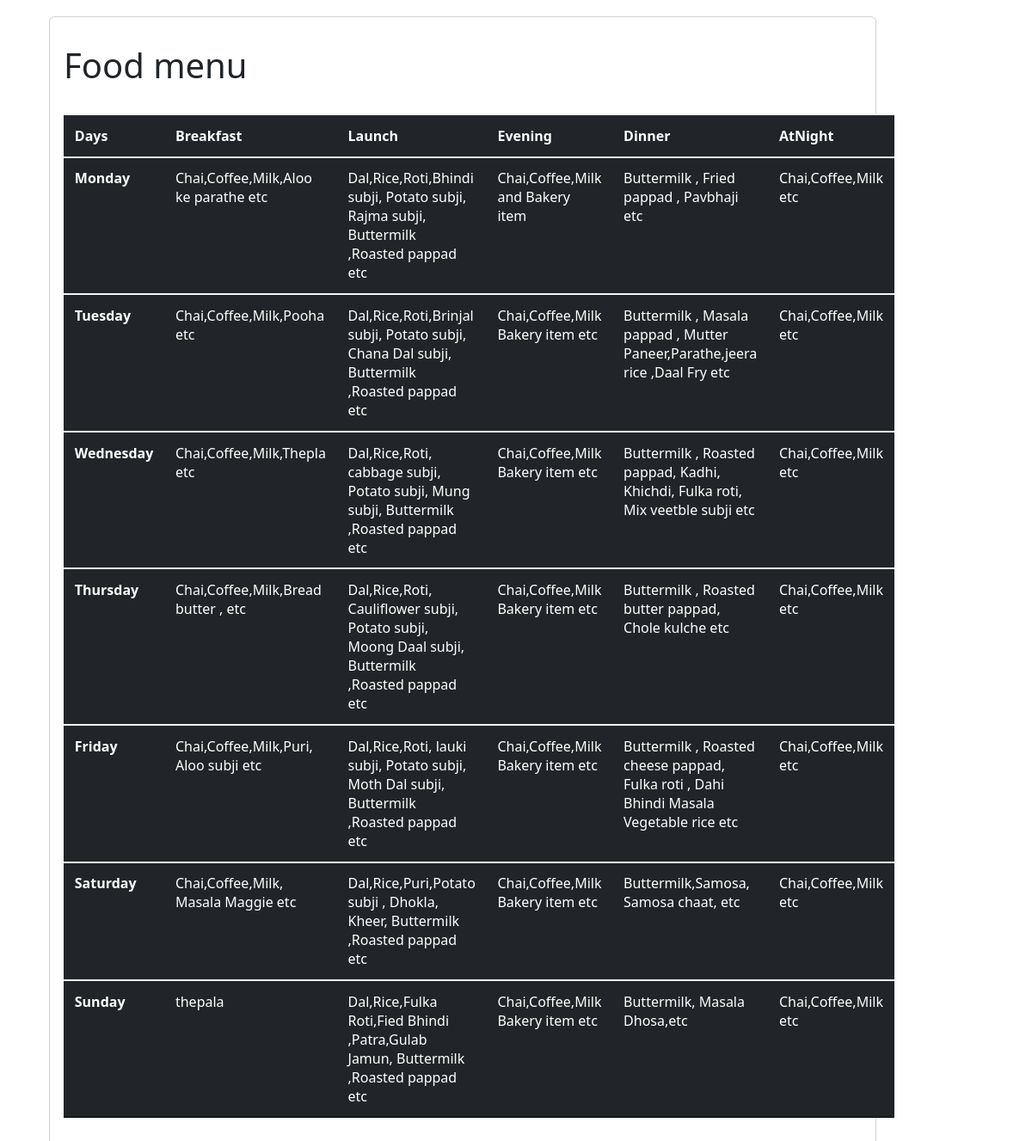
/FoodMenu, run on the app's committed database.
### hostel/models.py (models this page shows, shortened)
class FoodMenu(models.Model):
    Days = models.CharField(max_length=100)
    Breakfast = models.CharField(max_length=100)
    Launch = models.CharField(max_length=100)
    Evening = models.CharField(max_length=100)
    Dinner= models.CharField(max_length=100)
    AtNight= models.CharField(max_length=100)

### hostel/views.py (the view)
# urls.py: path('FoodMenu', views.Food_Menu, name='FoodMenu'),
def Food_Menu(request):
    data=FoodMenu.objects.all().values()
    print(data)
    cont={
        'item':data
    }
    return render(request,'FoodMenu.html',cont)

### templates/FoodMenu.html (shortened to what this page needs)
<link href="https://cdn.jsdelivr.net/npm/bootstrap@5.3.0-alpha1/dist/css/bootstrap.min.css" rel="stylesheet">
  <body>
    <form action="" method="post" enctype="multipart/form-data">
    <div class="container">
        <div class="main">
            <div class="row">
                <div class="col-md-8 mt-1">
                    <div class="card mb-3"style="width:962px;">
                        <h1 class="m-3 pt-3">Food menu</h1>
                        <div class="card-body">
  <table class="table table-dark">
  <thead>
    <tr>
      <th scope="col">Days</th>
      <th scope="col">Breakfast</th>
      <th scope="col">Launch</th>
      <th scope="col">Evening</th>
      <th scope="col">Dinner</th>
      <th scope="col">AtNight</th>
    </tr>
  </thead>
  <tbody>
    {% if item %}
    {% for item1 in item %}
    <tr>
      <th scope="row">{{item1.Days}}</th>
      <td>{{item1.Breakfast}}</td>
      <td>{{item1.Launch}}</td>
      <td>{{item1.Evening}}</td>
      <td>{{item1.Dinner}}</td>
      <td>{{item1.AtNight}}</td>
    </tr>
    {% endfor %}
    {% endif %}
 </tbody>
</table>

### templates/FoodMenu.html (style rules this page uses)
body { background-image: url('https://th.bing.com/th/id/OIP.T2LG8KM2tHqtCu-RGk6kOAHaE7?pid=ImgDet&rs=1'); background-repeat: no-repeat ; background-size: cover; }
.main { padding: 15px; }
.card { position: relative; display: flex; flex-direction: column; }
.table-dark td, .table-dark th, .table-dark thead th { border-color:black; padding: .80rem; vertical-align: top; border-top: 2px solid whitesmoke; }

### data on the page
FoodMenu: Days "Monday", Breakfast "Chai,Coffee,Milk,Aloo ke parathe etc", Launch "Dal,Rice,Roti,Bhindi subji, Potato subji, Rajma subji, Buttermilk ,Roasted pappad etc", Evening "Chai,Coffee,Milk and Bakery item", Dinner "Buttermilk , Fried pappad , Pavbhaji etc", AtNight "Chai,Coffee,Milk etc"
FoodMenu: Days "Tuesday", Breakfast "Chai,Coffee,Milk,Pooha etc", Launch "Dal,Rice,Roti,Brinjal subji, Potato subji, Chana Dal subji, Buttermilk ,Roasted pappad etc", Evening "Chai,Coffee,Milk Bakery item etc", Dinner "Buttermilk , Masala pappad , Mutter Paneer,Parathe,jeera rice ,Daal Fry etc", AtNight "Chai,Coffee,Milk etc"
FoodMenu: Days "Wednesday", Breakfast "Chai,Coffee,Milk,Thepla etc", Launch "Dal,Rice,Roti, cabbage subji, Potato subji, Mung subji, Buttermilk ,Roasted pappad etc", Evening "Chai,Coffee,Milk Bakery item etc", Dinner "Buttermilk , Roasted pappad, Kadhi, Khichdi, Fulka roti, Mix veetble subji etc", AtNight "Chai,Coffee,Milk etc"
FoodMenu: Days "Thursday", Breakfast "Chai,Coffee,Milk,Bread butter , etc", Launch "Dal,Rice,Roti, Cauliflower subji, Potato subji, Moong Daal subji, Buttermilk ,Roasted pappad etc", Evening "Chai,Coffee,Milk Bakery item etc", Dinner "Buttermilk , Roasted butter pappad, Chole kulche etc", AtNight "Chai,Coffee,Milk etc"
FoodMenu: Days "Friday", Breakfast "Chai,Coffee,Milk,Puri, Aloo subji etc", Launch "Dal,Rice,Roti, lauki subji, Potato subji, Moth Dal subji, Buttermilk ,Roasted pappad etc", Evening "Chai,Coffee,Milk Bakery item etc", Dinner "Buttermilk , Roasted cheese pappad, Fulka roti , Dahi Bhindi Masala Vegetable rice etc", AtNight "Chai,Coffee,Milk etc"
FoodMenu: Days "Saturday", Breakfast "Chai,Coffee,Milk, Masala Maggie etc", Launch "Dal,Rice,Puri,Potato subji , Dhokla, Kheer, Buttermilk ,Roasted pappad etc", Evening "Chai,Coffee,Milk Bakery item etc", Dinner "Buttermilk,Samosa, Samosa chaat, etc", AtNight "Chai,Coffee,Milk etc"
FoodMenu: Days "Sunday", Breakfast "thepala", Launch "Dal,Rice,Fulka Roti,Fied Bhindi ,Patra,Gulab Jamun, Buttermilk ,Roasted pappad etc", Evening "Chai,Coffee,Milk Bakery item etc", Dinner "Buttermilk, Masala Dhosa,etc", AtNight "Chai,Coffee,Milk etc"
